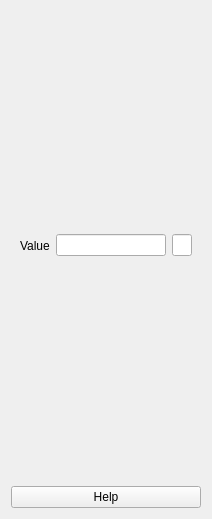
              <widget class="QWidget" name="numberofreplicationm1">
               <property name="geometry">
                <rect>
                 <x>0</x>
                 <y>0</y>
                 <width>212</width>
                 <height>519</height>
                </rect>
               </property>
               <attribute name="label">
                <string>Number of Replications</string>
               </attribute>
               <layout class="QVBoxLayout" name="verticalLayout_12">
                <item>
                 <widget class="QWidget" name="numberofreplicatonwidgetm1" native="true">
                  <layout class="QHBoxLayout" name="horizontalLayout_3">
                   <item>
                    <widget class="QLabel" name="lvaluenumberofreplicationm1">
                     <property name="text">
                      <string>Value</string>
                     </property>
                    </widget>
                   </item>
                   <item>
                    <widget class="QLineEdit" name="levaluenumberofreplicationm1"/>
                   </item>
                   <item>
                    <widget class="QLineEdit" name="levaluenumberofreplicationresm1">
                     <property name="sizePolicy">
                      <sizepolicy hsizetype="Fixed" vsizetype="Fixed">
                       <horstretch>0</horstretch>
                       <verstretch>0</verstretch>
                      </sizepolicy>
                     </property>
                     <property name="maximumSize">
                      <size>
                       <width>20</width>
                       <height>16777215</height>
                      </size>
                     </property>
                     <property name="readOnly">
                      <bool>true</bool>
                     </property>
                    </widget>
                   </item>
                  </layout>
                 </widget>
                </item>
                <item>
                 <widget class="QPushButton" name="bnumberofreplicationhelpm1">
                  <property name="text">
                   <string>Help</string>
                  </property>
                  <property name="icon">
                   <iconset resource="icons.qrc">
                    <normaloff>:/icons/ihelp.png</normaloff>:/icons/ihelp.png</iconset>
                  </property>
                 </widget>
                </item>
               </layout>
              </widget>
